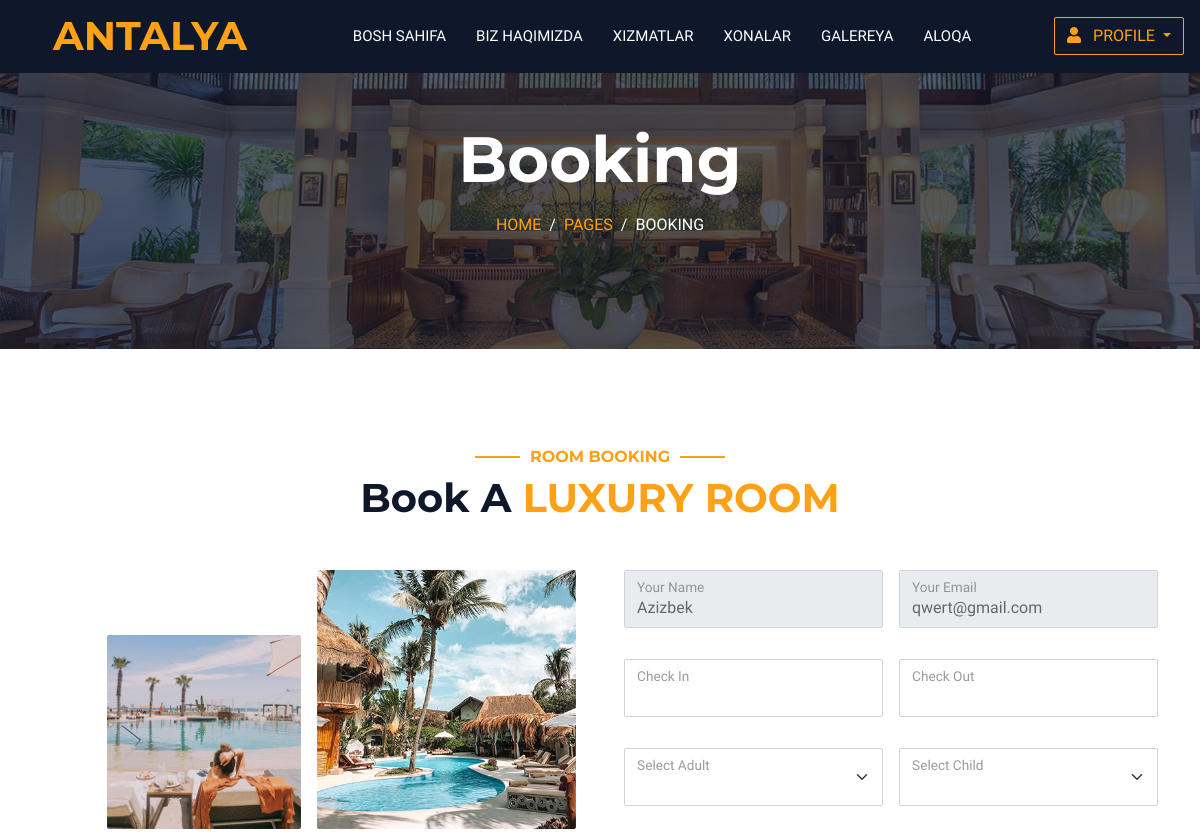
The page /booking/ (signed in, upper part) on the database as committed earlier.
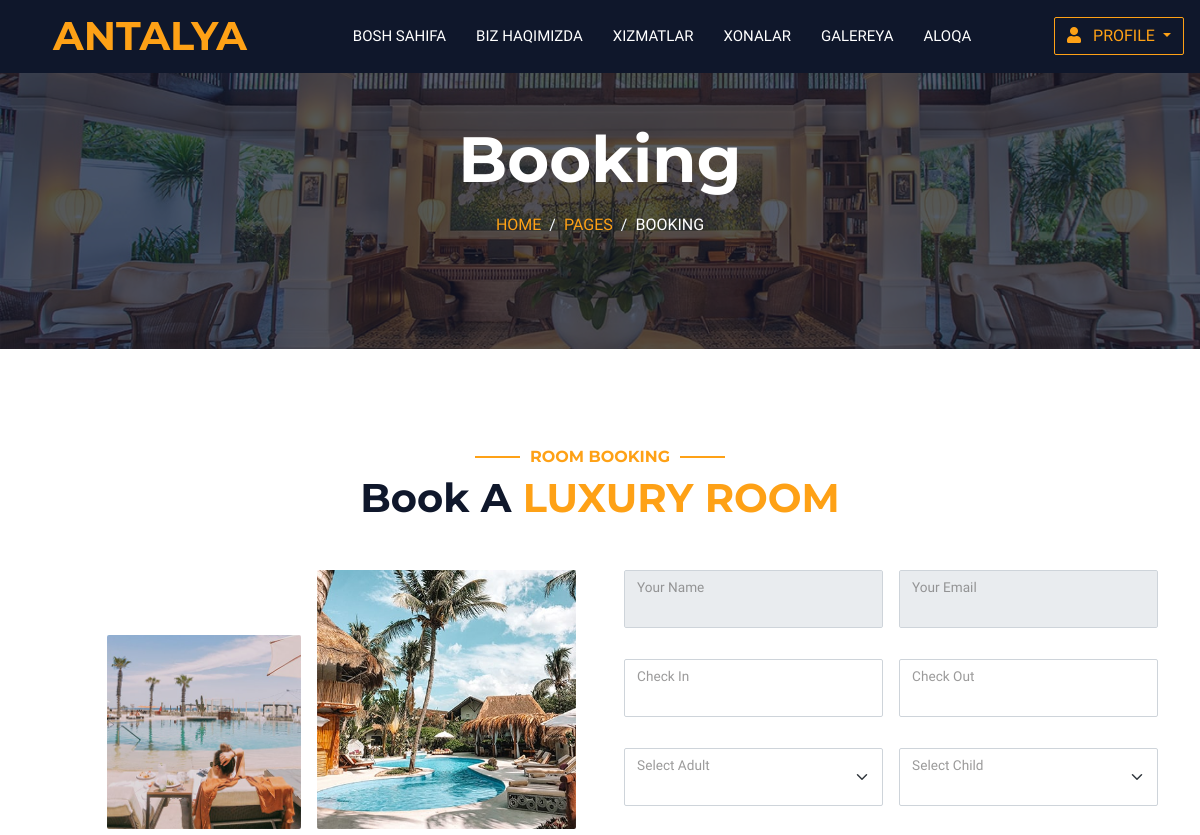
The same page on the database as committed later.
### hotel/models.py (models this page shows, shortened)
class Order(models.Model):
    user = models.ForeignKey(CustomUser, on_delete=models.CASCADE)
    room = models.ForeignKey(Room, on_delete=models.CASCADE)
    booking_date = models.DateField(auto_now_add=True)
    checkin_date = models.DateField()
    checkout_date = models.DateField()
    number_of_adults = models.IntegerField()
    number_of_children = models.IntegerField()
    total_price = models.PositiveIntegerField()

### users/models.py (models this page shows, shortened)
class CustomUser(AbstractUser):
    image = models.FileField(upload_to='images/')
    phone_number = models.CharField(max_length=35, blank=True, null=True)

### hotel/views.py (the view)
# urls.py: path('booking/', views.booking, name='booking'),
def booking(request):
    temporary = Order.objects.filter(user=request.user).last()
    rooms = Room.objects.all()
    return render(request, 'booking.html', {'order': temporary, 'rooms': rooms})

### hotel/models.py (called while the page is built)
    def __str__(self):
        return f"Room {self.number} - {self.room_type}"

### templates/booking.html (shortened to what the changed rows need)
{% extends 'base.html' %}
{% load static %}
{% block content %}
    <div class="container-fluid page-header mb-5 p-0 booking-header">
        <div class="container-fluid page-header-inner py-5">
            <div class="container text-center pb-5">
                <h1 class="display-3 text-white mb-3 animated slideInDown">Booking</h1>
            </div>
        </div>
    </div>
    <div class="container-xxl py-5">
        <div class="container">
            <div class="text-center wow fadeInUp" data-wow-delay="0.1s">
                <h1 class="mb-5">Book A <span class="text-primary text-uppercase">Luxury Room</span></h1>
            </div>
            <div class="row g-5">
                <div class="col-lg-6">
                    <div class="wow fadeInUp" data-wow-delay="0.2s">
                        <form>
                            <div class="row g-3">
                                <div class="col-md-6">
                                    <div class="form-floating">
                                        <input type="text" class="form-control" id="name" value="{{ order.user.first_name }}" disabled>
                                        <label for="name">Your Name</label>
                                    </div>
                                </div>
                                <div class="col-md-6">
                                    <div class="form-floating">
                                        <input type="email" class="form-control" id="email" value="{{ order.user.email }}" disabled>
                                        <label for="email">Your Email</label>
                                    </div>
                                </div>
                            </div>
                        </form>
                    </div>
                </div>
            </div>
        </div>
    </div>
{% endblock content %}

Rows that differ between the two databases and show on the page:
removed Order: user.first_name "Azizbek", user.email "qwert@gmail.com"
